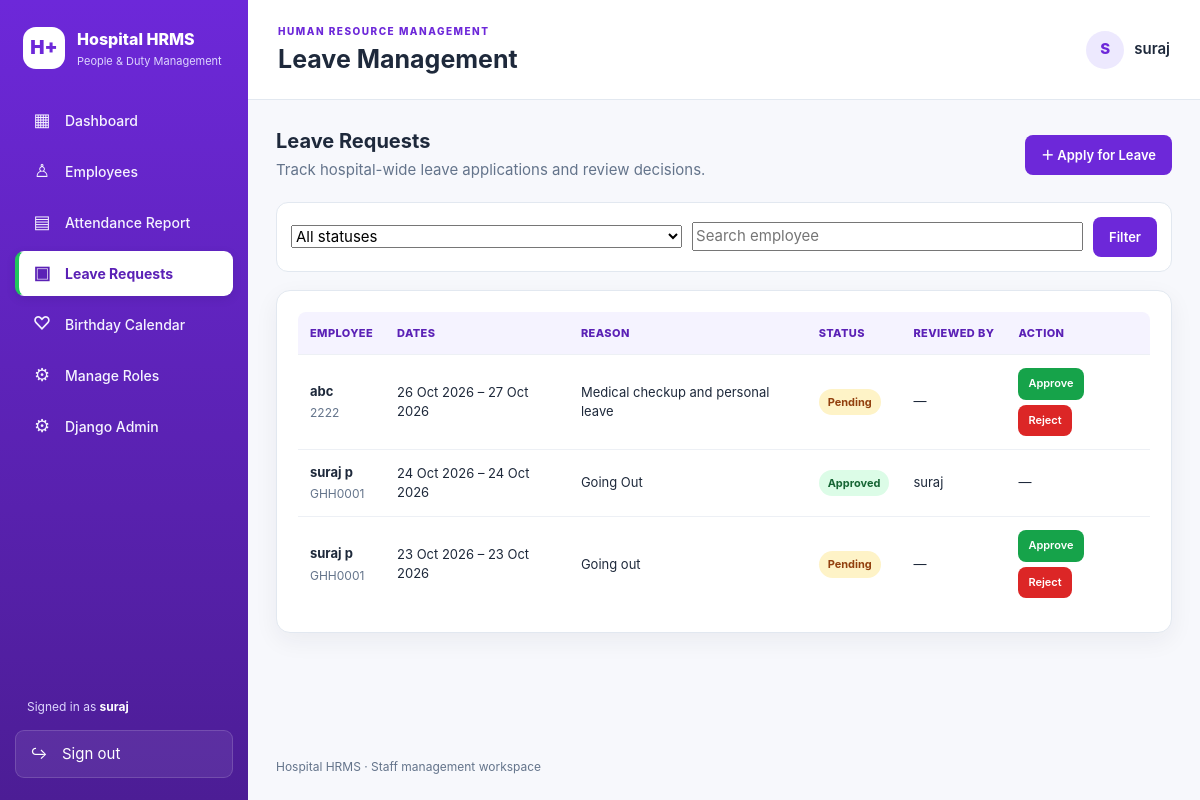
Screenshot of /leaves/ (signed in) with the database file from the repository.
### hr/models.py (models this page shows, shortened)
class LeaveRequest(models.Model):
    class LeaveStatus(models.TextChoices):
        PENDING = "PENDING", "Pending"
        APPROVED = "APPROVED", "Approved"
        REJECTED = "REJECTED", "Rejected"
    employee = models.ForeignKey(
        Employee,
        on_delete=models.PROTECT,
        related_name="leave_requests",
    )
    start_date = models.DateField()
    end_date = models.DateField()
    reason = models.TextField()
    status = models.CharField(
        max_length=10,
        choices=LeaveStatus.choices,
        default=LeaveStatus.PENDING,
    )
    reviewed_by = models.ForeignKey(
        settings.AUTH_USER_MODEL,
        on_delete=models.PROTECT,
        null=True,
        blank=True,
        related_name="reviewed_leave_requests",
    )
    reviewed_at = models.DateTimeField(
        null=True,
        blank=True,
    )
    class Meta:
        ordering = ["-start_date"]

class Employee(models.Model):
    class Status(models.TextChoices):
        ACTIVE = "ACTIVE", "Active"
        INACTIVE = "INACTIVE", "Inactive"
        ON_LEAVE = "ON_LEAVE", "On Leave"
    class StaffType(models.TextChoices):
        DOCTOR = "DOCTOR", "Doctor"
        DUTY_DOCTOR = "DUTY_DOCTOR", "Duty Doctor"
        NURSE = "NURSE", "Nurse"
        TECHNICIAN = "TECHNICIAN", "Technician"
        RECEPTIONIST = "RECEPTIONIST", "Receptionist"
        SUPPORT = "SUPPORT", "Support Staff"
        OTHER = "OTHER", "Other"
    user = models.OneToOneField(
        settings.AUTH_USER_MODEL,
        on_delete=models.SET_NULL,
        null=True,
        blank=True,
        related_name="employee_profile",
    )
    employee_id = models.CharField(
        max_length=20,
        unique=True,
    )
    name = models.CharField(max_length=150)
    email = models.EmailField(unique=True)
    phone = models.CharField(max_length=20)
    designation = models.CharField(max_length=100)
    staff_type = models.CharField(
        max_length=20,
        choices=StaffType.choices,
        default=StaffType.OTHER,
    )
    department = models.ForeignKey(
        Department,
        on_delete=models.PROTECT,
        related_name="employees",
    )
    manager = models.ForeignKey(
        "self",
        on_delete=models.SET_NULL,
        null=True,
        blank=True,
        related_name="direct_reports",
        verbose_name="Reports To",
    )
    joining_date = models.DateField()
    birthday = models.DateField(
        null=True,
        blank=True,
    )
    salary = models.DecimalField(
        max_digits=12,
        decimal_places=2,
    )
    status = models.CharField(
        max_length=10,
        choices=Status.choices,
        default=Status.ACTIVE,
    )
    class Meta:
        ordering = ["name"]

### hr/views.py (the view)
# urls.py: path("leaves/", views.leave_list, name="leave_list"),
@login_required
def leave_list(request):
    user_is_admin = is_hr_or_admin(request.user)
    leave_requests = LeaveRequest.objects.select_related(
        "employee", "reviewed_by"
    ).order_by("-start_date")
    if not user_is_admin:
        employee = getattr(request.user, "employee_profile", None)
        if employee:
            leave_requests = leave_requests.filter(employee=employee)
        else:
            leave_requests = leave_requests.filter(employee__user=request.user)
    status = request.GET.get("status", "")
    query = request.GET.get("q", "").strip()
    if status in ("PENDING", "APPROVED", "REJECTED"):
        leave_requests = leave_requests.filter(
            status=status
        )
    if query:
        leave_requests = leave_requests.filter(
            Q(employee__name__icontains=query)
            | Q(employee__employee_id__icontains=query)
            | Q(reason__icontains=query)
        )
    return render(
        request,
        "hr/leave_list.html",
        {
            "leave_requests": leave_requests,
            "selected_status": status,
            "query": query,
            "can_approve_leaves": user_is_admin and request.user.has_perm(
                "hr.approve_leave_requests"
            ),
            "is_hr_admin": user_is_admin,
        },
    )

### hr/views.py (called while the page is built)
def is_hr_or_admin(user):
    if not user.is_authenticated:
        return False
    if user.is_superuser or user.is_staff:
        return True
    return user.groups.filter(
        name__iregex=r"^(superadmin|admin|hr|hr\s*manager|hospital\s*admin)$"
    ).exists()

### hr/templates/hr/leave_list.html (shortened to what this page needs)
{% extends "hr/base.html" %}
{% block page_heading %}Leave Management{% endblock %}
{% block content %}
<div class="page-toolbar">
    <div>
        <h2>{% if is_hr_admin %}Leave Requests{% else %}My Leave Requests{% endif %}</h2>
        <p class="muted">
            {% if is_hr_admin %}
                Track hospital-wide leave applications and review decisions.
            {% else %}
                Track your personal leave applications and approval status.
            {% endif %}
        </p>
    </div>
    {% if perms.hr.apply_leave_requests or request.user.employee_profile %}
        <a class="btn btn-primary" href="{% url 'leave_create' %}">
            ＋ Apply for Leave
        </a>
    {% endif %}
</div>
<form method="get" class="filter-bar">
    <select name="status">
        <option value="">All statuses</option>
    </select>
    <input
        type="search"
        name="q"
        value="{{ request.GET.q }}"
        placeholder="Search employee"
    >
    <button class="btn btn-primary" type="submit">
        Filter
    </button>
</form>
<section class="panel">
    <div class="table-wrap">
        <table>
            <thead>
                <tr>
                    <th>Employee</th>
                    <th>Dates</th>
                    <th>Reason</th>
                    <th>Status</th>
                    <th>Reviewed By</th>
                    <th>Action</th>
                </tr>
            </thead>
            <tbody>
                {% for leave in leave_requests %}
                    <tr>
                        <td>
                            <strong>{{ leave.employee.name }}</strong>
                            <small>{{ leave.employee.employee_id }}</small>
                        </td>
                        <td>
                            {{ leave.start_date|date:"d M Y" }}
                            –
                            {{ leave.end_date|date:"d M Y" }}
                        </td>
                        <td>
                            {{ leave.reason|truncatechars:70 }}
                        </td>
                        <td>
                            <span class="status status-{{ leave.status|lower }}">
                                {{ leave.get_status_display }}
                            </span>
                        </td>
                        <td>
                            {{ leave.reviewed_by|default:"—" }}
                        </td>
                        <td>
                            {% if leave.status == "PENDING" and perms.hr.approve_leave_requests %}
                                {% if leave.employee.user_id != request.user.id %}
                                    {% if request.user.is_superuser or leave.employee.manager.user_id == request.user.id %}
                                        <form
                                            method="post"
                                            action="{% url 'leave_review' leave.pk %}"
                                            class="inline-actions"
                                        >
                                            <button
                                                class="btn btn-small btn-success"
                                                type="submit"
                                                name="decision"
                                                value="APPROVED"
                                            >
                                                Approve
                                            </button>
                                            <button
                                                class="btn btn-small btn-danger"
                                                type="submit"
                                                name="decision"
                                                value="REJECTED"
                                            >
                                                Reject
                                            </button>
                                        </form>
                                    {% else %}
                                        <span class="muted">
                                            Not your report
                                        </span>
                                    {% endif %}
                                {% else %}
                                    <span class="muted">
                                        Cannot review own request
                                    </span>
                                {% endif %}
                            {% else %}
                                —
                            {% endif %}
                        </td>
                    </tr>
                {% endfor %}
            </tbody>
        </table>
    </div>
</section>
{% endblock %}

### hr/templates/hr/base.html (shortened to what this page needs)
{% load static %}
<!DOCTYPE html>
<html lang="en">
<head>
    <link rel="stylesheet" href="{% static 'hr/css/theme.css' %}">
</head>
<body>
<div class="app-shell" id="appShell">
    <aside class="sidebar" id="sidebar" aria-label="Main navigation">
        <a class="brand" href="{% url 'dashboard' %}">
            <span class="brand-mark">H+</span>
            <span class="brand-text">
                Hospital HRMS
                <small>People &amp; Duty Management</small>
            </span>
        </a>
        <nav class="nav-links">
            {% if perms.hr.view_dashboard %}
                <a href="{% url 'dashboard' %}"
                   class="{% if request.resolver_match.url_name == 'dashboard' %}active{% endif %}">
                    <span class="nav-icon">▦</span>
                    <span>Dashboard</span>
                </a>
            {% endif %}
            {% if perms.hr.view_employee_pages %}
                <a href="{% url 'employee_list' %}"
                   class="">
                    <span class="nav-icon">♙</span>
                    <span>Employees</span>
                </a>
            {% endif %}
            {% if perms.hr.view_attendance_pages or request.user.employee_profile %}
                <a href="{% url 'attendance_report' %}"
                   class="{% if request.resolver_match.url_name == 'attendance_report' %}active{% endif %}">
                    <span class="nav-icon">▤</span>
                    <span>{% if request.user.is_superuser or perms.hr.manage_employee_pages %}Attendance Report{% else %}My Attendance{% endif %}</span>
                </a>
            {% endif %}
            {% if perms.hr.view_leave_pages %}
                <a href="{% url 'leave_list' %}"
                   class="{% if request.resolver_match.url_name == 'leave_list' or request.resolver_match.url_name == 'leave_create' or request.resolver_match.url_name == 'leave_review' %}active{% endif %}">
                    <span class="nav-icon">▣</span>
                    <span>Leave Requests</span>
                </a>
            {% endif %}
            {% if perms.hr.view_birthday_calendar %}
                <a href="{% url 'birthday_calendar' %}"
                   class="{% if request.resolver_match.url_name == 'birthday_calendar' %}active{% endif %}">
                    <span class="nav-icon">♡</span>
                    <span>Birthday Calendar</span>
                </a>
            {% endif %}
            {% if request.user.is_superuser %}
                <a href="{% url 'role_management' %}"
                   class="{% if request.resolver_match.url_name == 'role_management' %}active{% endif %}">
                    <span class="nav-icon">⚙</span>
                    <span>Manage Roles</span>
                </a>
            {% endif %}
            {% if request.user.is_staff %}
                <a href="{% url 'admin:index' %}"
                   class="{% if request.resolver_match.namespace == 'admin' %}active{% endif %}">
                    <span class="nav-icon">⚙</span>
                    <span>Django Admin</span>
                </a>
            {% endif %}
        </nav>
        <div class="sidebar-bottom">
            <div class="signed-in">
                <span>Signed in as</span>
                <strong>{{ request.user.get_username }}</strong>
            </div>
            <form method="post" action="{% url 'logout' %}">
                <button class="nav-logout" type="submit">
                    <span class="nav-icon">↪</span>
                    <span>Sign out</span>
                </button>
            </form>
        </div>
    </aside>
    <main class="main-area">
        <header class="topbar">
            <div class="topbar-left">
                <div class="page-heading">
                    <div class="eyebrow">
                        HUMAN RESOURCE MANAGEMENT
                    </div>
                    <h1>
                        {% block page_heading %}{% endblock %}
                    </h1>
                </div>
            </div>
            <div class="topbar-user">
                <span class="avatar">
                    {{ request.user.get_username|first|upper }}
                </span>
                <span class="topbar-username">
                    {{ request.user.get_username }}
                </span>
            </div>
        </header>
        <section class="page-content">
            {% block content %}
            {% endblock %}
        </section>
        <footer class="footer">
            Hospital HRMS · Staff management workspace
        </footer>
    </main>
</div>
</body>
</html>

### rows the page displays
LeaveRequest: employee.name "abc", employee.employee_id "2222", start_date "26 Oct 2026", end_date "27 Oct 2026", reason "Medical checkup and personal leave", status "Pending", reviewed_by "—", shows "Approve"
LeaveRequest: employee.name "suraj p", employee.employee_id "GHH0001", start_date "24 Oct 2026", end_date "24 Oct 2026", reason "Going Out", status "Approved", reviewed_by "suraj"
LeaveRequest: employee.name "suraj p", employee.employee_id "GHH0001", start_date "23 Oct 2026", end_date "23 Oct 2026", reason "Going out", status "Pending", reviewed_by "—", shows "Approve"

### other values shown
{{ request.user.get_username }} "suraj"
{{ request.user.get_username|first|upper }} "S"
